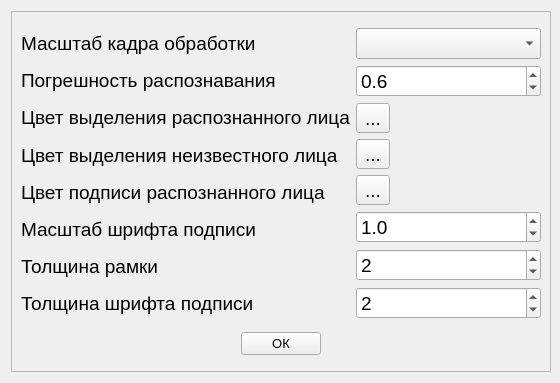
<?xml version="1.0" encoding="UTF-8"?>
<ui version="4.0">
 <class>Form</class>
 <widget class="QWidget" name="Form">
  <property name="enabled">
   <bool>true</bool>
  </property>
  <property name="geometry">
   <rect>
    <x>0</x>
    <y>0</y>
    <width>560</width>
    <height>383</height>
   </rect>
  </property>
  <property name="sizePolicy">
   <sizepolicy hsizetype="Preferred" vsizetype="Preferred">
    <horstretch>0</horstretch>
    <verstretch>0</verstretch>
   </sizepolicy>
  </property>
  <property name="minimumSize">
   <size>
    <width>560</width>
    <height>383</height>
   </size>
  </property>
  <property name="maximumSize">
   <size>
    <width>560</width>
    <height>383</height>
   </size>
  </property>
  <property name="baseSize">
   <size>
    <width>560</width>
    <height>383</height>
   </size>
  </property>
  <property name="font">
   <font>
    <pointsize>10</pointsize>
   </font>
  </property>
  <property name="windowTitle">
   <string>Параметры</string>
  </property>
  <layout class="QVBoxLayout" name="verticalLayout">
   <property name="rightMargin">
    <number>9</number>
   </property>
   <item>
    <widget class="QFrame" name="frame">
     <property name="sizePolicy">
      <sizepolicy hsizetype="Preferred" vsizetype="Preferred">
       <horstretch>0</horstretch>
       <verstretch>0</verstretch>
      </sizepolicy>
     </property>
     <property name="frameShape">
      <enum>QFrame::StyledPanel</enum>
     </property>
     <property name="frameShadow">
      <enum>QFrame::Raised</enum>
     </property>
     <layout class="QVBoxLayout" name="verticalLayout_4">
      <item>
       <layout class="QHBoxLayout" name="horizontalLayout">
        <item>
         <layout class="QVBoxLayout" name="verticalLayout_2">
          <item>
           <widget class="QLabel" name="scale_label">
            <property name="font">
             <font>
              <pointsize>14</pointsize>
             </font>
            </property>
            <property name="toolTip">
             <string>&lt;html&gt;&lt;head/&gt;&lt;body&gt;&lt;p&gt;&lt;span style=&quot; font-family:'-apple-system','BlinkMacSystemFont','Segoe UI','Noto Sans','Helvetica','Arial','sans-serif','Apple Color Emoji','Segoe UI Emoji'; font-size:14px; color:#1f2328; background-color:#ffffff;&quot;&gt;Уменьшение размера обрабатываемого кадра. Увеличивается скорость обработки за счет уменьшения точности распознавания.&lt;/span&gt;&lt;/p&gt;&lt;/body&gt;&lt;/html&gt;</string>
            </property>
            <property name="text">
             <string>Масштаб кадра обработки</string>
            </property>
           </widget>
          </item>
          <item>
           <widget class="QLabel" name="recog_error_label">
            <property name="font">
             <font>
              <pointsize>14</pointsize>
             </font>
            </property>
            <property name="toolTip">
             <string>&lt;html&gt;&lt;head/&gt;&lt;body&gt;&lt;p&gt;&lt;span style=&quot; font-family:'-apple-system','BlinkMacSystemFont','Segoe UI','Noto Sans','Helvetica','Arial','sans-serif','Apple Color Emoji','Segoe UI Emoji'; font-size:14px; color:#1f2328; background-color:#ffffff;&quot;&gt;Диапазон допустимой погрешности при распознавании. Чем меньше, тем выше точность распознавания. Значение 0.6 обеспечивает оптимальную производительность и точность&lt;/span&gt;&lt;/p&gt;&lt;/body&gt;&lt;/html&gt;</string>
            </property>
            <property name="text">
             <string>Погрешность распознавания</string>
            </property>
           </widget>
          </item>
          <item>
           <widget class="QLabel" name="color_selected_recog_label">
            <property name="font">
             <font>
              <pointsize>14</pointsize>
             </font>
            </property>
            <property name="text">
             <string>Цвет выделения распознанного лица</string>
            </property>
           </widget>
          </item>
          <item>
           <widget class="QLabel" name="color_unselected_recog_label">
            <property name="font">
             <font>
              <pointsize>14</pointsize>
             </font>
            </property>
            <property name="text">
             <string>Цвет выделения неизвестного лица</string>
            </property>
           </widget>
          </item>
          <item>
           <widget class="QLabel" name="color_signature_recog_label">
            <property name="font">
             <font>
              <pointsize>14</pointsize>
             </font>
            </property>
            <property name="text">
             <string>Цвет подписи распознанного лица</string>
            </property>
           </widget>
          </item>
          <item>
           <widget class="QLabel" name="scale_signature_label">
            <property name="font">
             <font>
              <pointsize>14</pointsize>
             </font>
            </property>
            <property name="text">
             <string>Масштаб шрифта подписи</string>
            </property>
           </widget>
          </item>
          <item>
           <widget class="QLabel" name="thickness_frame_label">
            <property name="font">
             <font>
              <pointsize>14</pointsize>
             </font>
            </property>
            <property name="text">
             <string>Толщина рамки</string>
            </property>
           </widget>
          </item>
          <item>
           <widget class="QLabel" name="thickness_signature_label">
            <property name="font">
             <font>
              <pointsize>14</pointsize>
             </font>
            </property>
            <property name="text">
             <string>Толщина шрифта подписи</string>
            </property>
           </widget>
          </item>
         </layout>
        </item>
        <item>
         <layout class="QVBoxLayout" name="verticalLayout_3">
          <item>
           <widget class="QComboBox" name="scale_x_comboBox">
            <property name="font">
             <font>
              <pointsize>14</pointsize>
             </font>
            </property>
           </widget>
          </item>
          <item>
           <widget class="QDoubleSpinBox" name="recog_error_doubleSpinBox">
            <property name="font">
             <font>
              <pointsize>14</pointsize>
             </font>
            </property>
            <property name="decimals">
             <number>1</number>
            </property>
            <property name="maximum">
             <double>1.000000000000000</double>
            </property>
            <property name="singleStep">
             <double>0.100000000000000</double>
            </property>
            <property name="value">
             <double>0.600000000000000</double>
            </property>
           </widget>
          </item>
          <item>
           <widget class="QToolButton" name="color_selected_recog_toolButton">
            <property name="font">
             <font>
              <pointsize>14</pointsize>
             </font>
            </property>
            <property name="contextMenuPolicy">
             <enum>Qt::NoContextMenu</enum>
            </property>
            <property name="layoutDirection">
             <enum>Qt::LeftToRight</enum>
            </property>
            <property name="autoFillBackground">
             <bool>false</bool>
            </property>
            <property name="text">
             <string>...</string>
            </property>
            <property name="popupMode">
             <enum>QToolButton::DelayedPopup</enum>
            </property>
            <property name="toolButtonStyle">
             <enum>Qt::ToolButtonIconOnly</enum>
            </property>
            <property name="autoRaise">
             <bool>false</bool>
            </property>
            <property name="arrowType">
             <enum>Qt::NoArrow</enum>
            </property>
           </widget>
          </item>
          <item>
           <widget class="QToolButton" name="color_unselected_recog_toolButton">
            <property name="font">
             <font>
              <pointsize>14</pointsize>
             </font>
            </property>
            <property name="text">
             <string>...</string>
            </property>
           </widget>
          </item>
          <item>
           <widget class="QToolButton" name="color_signature_recog_toolButton">
            <property name="font">
             <font>
              <pointsize>14</pointsize>
             </font>
            </property>
            <property name="text">
             <string>...</string>
            </property>
           </widget>
          </item>
          <item>
           <widget class="QDoubleSpinBox" name="scale_signature_doubleSpinBox">
            <property name="font">
             <font>
              <pointsize>14</pointsize>
             </font>
            </property>
            <property name="decimals">
             <number>1</number>
            </property>
            <property name="minimum">
             <double>0.100000000000000</double>
            </property>
            <property name="maximum">
             <double>5.000000000000000</double>
            </property>
            <property name="singleStep">
             <double>0.100000000000000</double>
            </property>
            <property name="value">
             <double>1.000000000000000</double>
            </property>
           </widget>
          </item>
          <item>
           <widget class="QSpinBox" name="thickness_frame_spinBox">
            <property name="font">
             <font>
              <pointsize>14</pointsize>
             </font>
            </property>
            <property name="minimum">
             <number>1</number>
            </property>
            <property name="maximum">
             <number>5</number>
            </property>
            <property name="value">
             <number>2</number>
            </property>
           </widget>
          </item>
          <item>
           <widget class="QSpinBox" name="thickness_signature_spinBox">
            <property name="font">
             <font>
              <pointsize>14</pointsize>
             </font>
            </property>
            <property name="minimum">
             <number>1</number>
            </property>
            <property name="maximum">
             <number>5</number>
            </property>
            <property name="value">
             <number>2</number>
            </property>
           </widget>
          </item>
         </layout>
        </item>
       </layout>
      </item>
      <item>
       <layout class="QHBoxLayout" name="horizontalLayout_2">
        <item>
         <spacer name="horizontalSpacer">
          <property name="orientation">
           <enum>Qt::Horizontal</enum>
          </property>
          <property name="sizeHint" stdset="0">
           <size>
            <width>40</width>
            <height>20</height>
           </size>
          </property>
         </spacer>
        </item>
        <item>
         <widget class="QPushButton" name="ok_pushButton">
          <property name="text">
           <string>ОК</string>
          </property>
         </widget>
        </item>
        <item>
         <spacer name="horizontalSpacer_2">
          <property name="orientation">
           <enum>Qt::Horizontal</enum>
          </property>
          <property name="sizeHint" stdset="0">
           <size>
            <width>40</width>
            <height>20</height>
           </size>
          </property>
         </spacer>
        </item>
       </layout>
      </item>
     </layout>
    </widget>
   </item>
  </layout>
 </widget>
 <resources/>
 <connections/>
</ui>
